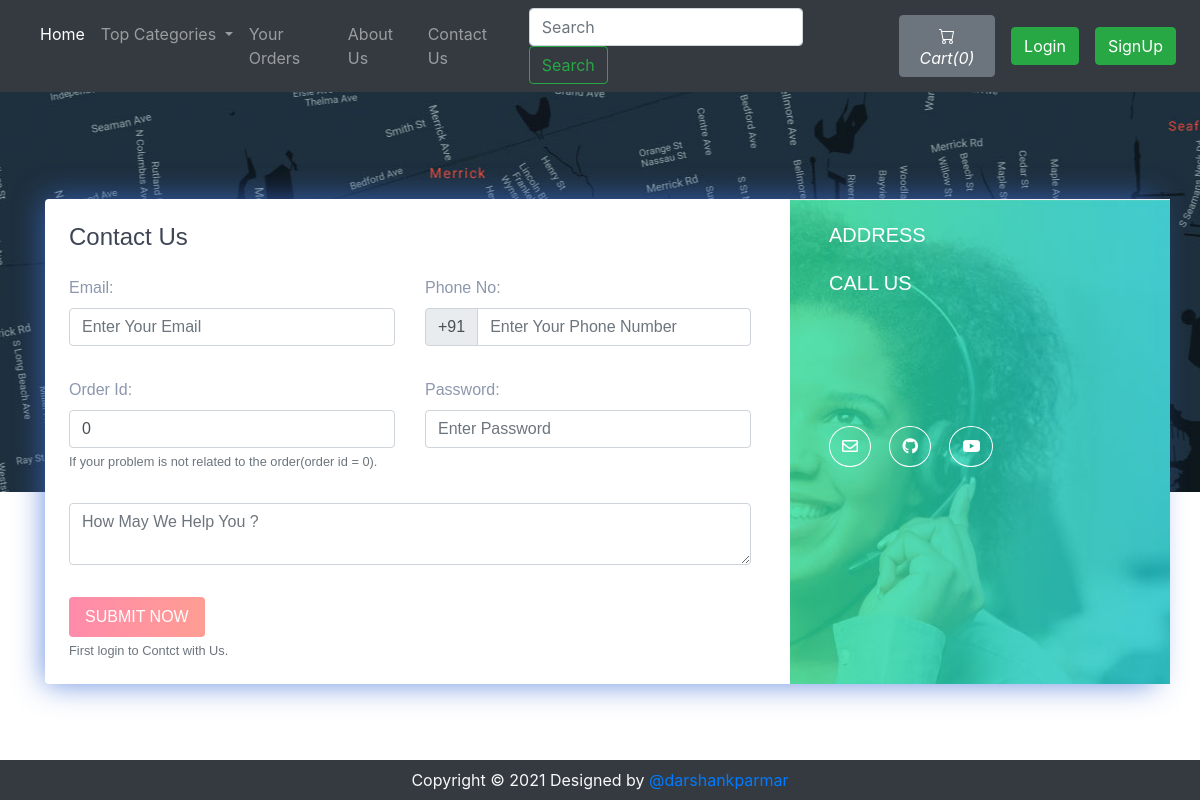
Page /contact.php on the earlier database version.
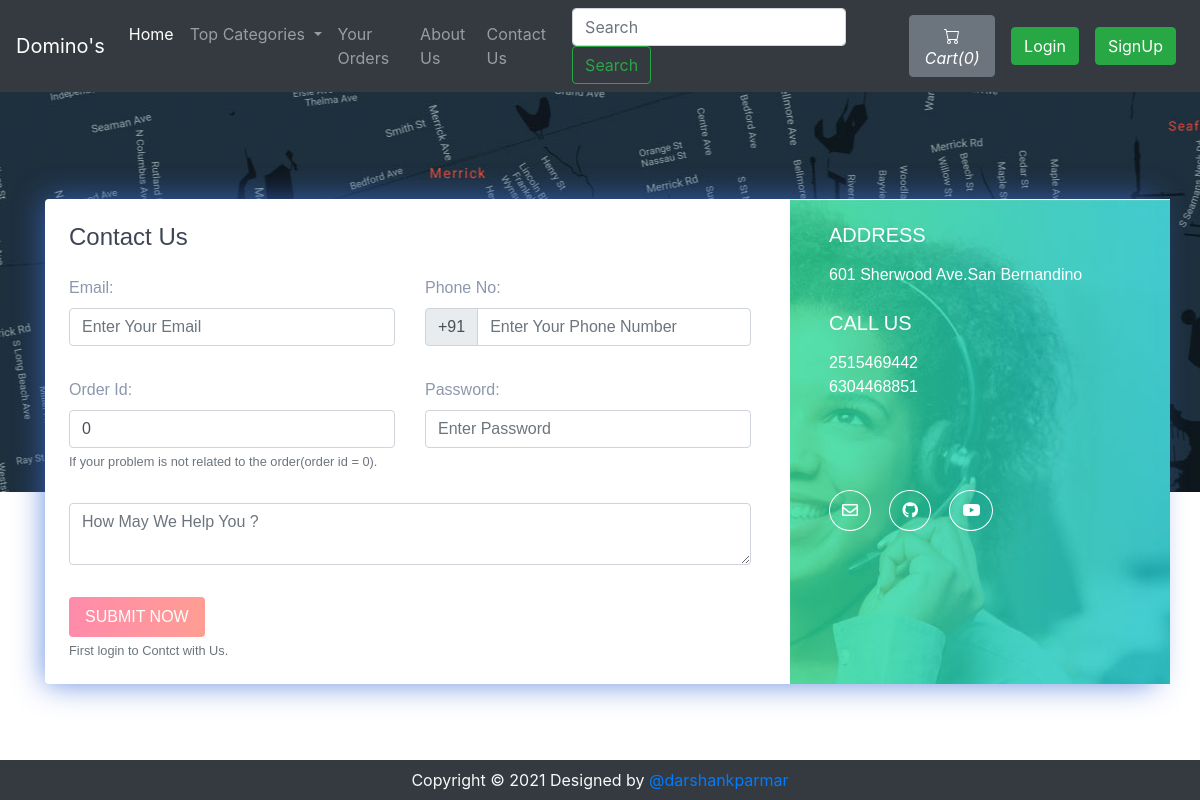
Same page on the later database version.
### tables this page shows
CREATE TABLE `sitedetail` (
  `tempId` int(11) NOT NULL,
  `systemName` varchar(21) NOT NULL,
  `email` varchar(35) NOT NULL,
  `contact1` bigint(21) NOT NULL,
  `contact2` bigint(21) DEFAULT NULL COMMENT 'Optional',
  `address` text NOT NULL,
  `dateTime` datetime NOT NULL DEFAULT current_timestamp()
);

### contact.php (the view, shortened to what the changed rows need)
<!doctype html>
<html lang="en">
  <head>
    <link rel="stylesheet" href="https://stackpath.bootstrapcdn.com/bootstrap/4.5.0/css/bootstrap.min.css">
    <link rel="stylesheet" href="https://use.fontawesome.com/releases/v5.8.2/css/all.css">
  </head>
  <body>
  <?php include 'partials/_dbconnect.php';?>
  <?php include 'partials/_nav.php';?>
      <div class="contact2" style="background-image:url(img/map.jpg);height: 400px;" id="contact">
        <div class="container">
          <div class="row contact-container">
            <div class="col-lg-12">
              <div class="card card-shadow border-0 mb-4">
                <div class="row">
                  <?php
                    $sql = "SELECT * FROM `sitedetail`";
                    $result = mysqli_query($conn, $sql);
                    $row = mysqli_fetch_assoc($result);
                    $address = $row['address'];
                    $email = $row['email'];
                    $contact1 = $row['contact1'];
                    $contact2 = $row['contact2'];
                    echo '<div class="col-lg-4 bg-image" style="background-image:url(img/contact.jpg)">
                          <div class="detail-box p-4">
                            <h5 class="text-white font-weight-light mb-3">ADDRESS</h5>
                            <p class="text-white op-7">' .$address. '</p>
                            <h5 class="text-white font-weight-light mb-3 mt-4">CALL US</h5>
                            <p class="text-white op-7">' .$contact1. '
                              <br> ' .$contact2. '</p>
                            <div class="round-social light">
                              <a href="https://mail.google.com/mail/?view=cm&fs=1&tf=1&to=' .$email. '" class="ml-0 text-decoration-none text-white border border-white rounded-circle" target="_blank"><i class="far fa-envelope"></i></a>
                              <a href="https://github.com/darshankparmar" class="text-decoration-none text-white border border-white rounded-circle" target="_blank"><i class="fab fa-github"></i></i></a>
                              <a href="https://youtube.com/" class="text-decoration-none text-white border border-white rounded-circle" target="_blank"><i class="fab fa-youtube"></i></a>
                            </div>
                          </div>
                        </div>';
                  ?>
                </div>
              </div>
            </div>
          </div>
        </div>
      </div>
  </body>
</html>

### partials/_nav.php (shortened to what the changed rows need)
<?php
if(isset($_SESSION['loggedin']) && $_SESSION['loggedin']==true){
  $loggedin= true;
  $userId = $_SESSION['userId'];
  $username = $_SESSION['username'];
}
else{
  $loggedin = false;
  $userId = 0;
}
$sql = "SELECT * FROM `sitedetail`";
$result = mysqli_query($conn, $sql);
$row = mysqli_fetch_assoc($result);
$systemName = $row['systemName'];
echo '<nav class="navbar navbar-expand-lg navbar-dark bg-dark">
      <a class="navbar-brand" href="index.php">'.$systemName.'</a>
      <button class="navbar-toggler" type="button" data-toggle="collapse" data-target="#navbarSupportedContent" aria-controls="navbarSupportedContent" aria-expanded="false" aria-label="Toggle navigation">
        <span class="navbar-toggler-icon"></span>
      </button>
      <div class="collapse navbar-collapse" id="navbarSupportedContent">
        <ul class="navbar-nav mr-auto">
          <li class="nav-item active">
            <a class="nav-link" href="index.php">Home <span class="sr-only">(current)</span></a>
          </li>
          <li class="nav-item dropdown">
            <a class="nav-link dropdown-toggle" href="#" id="navbarDropdown" role="button" data-toggle="dropdown" aria-haspopup="true" aria-expanded="false">
              Top Categories
            </a>
            <div class="dropdown-menu" aria-labelledby="navbarDropdown">';
            echo '</div>
          </li>
          <li class="nav-item">
            <a class="nav-link" href="viewOrder.php">Your Orders</a>
          </li>
          <li class="nav-item">
            <a class="nav-link" href="about.php">About Us</a>
          </li>
          <li class="nav-item">
            <a class="nav-link" href="contact.php">Contact Us</a>
          </li>
        </ul>
        <form method="get" action="/OnlinePizzaDelivery/search.php" class="form-inline my-2 my-lg-0 mx-3">
          <input class="form-control mr-sm-2" type="search" name="search" id="search" placeholder="Search" aria-label="Search" required>
          <button class="btn btn-outline-success my-2 my-sm-0" type="submit">Search</button>
        </form>';
        $countsql = "SELECT SUM(`itemQuantity`) FROM `viewcart` WHERE `userId`=$userId";
        $countresult = mysqli_query($conn, $countsql);
        $countrow = mysqli_fetch_assoc($countresult);
        $count = $countrow['SUM(`itemQuantity`)'];
        if(!$count) {
          $count = 0;
        }
        echo '<a href="viewCart.php"><button type="button" class="btn btn-secondary mx-2" title="MyCart">
          <svg xmlns="img/cart.svg" width="16" height="16" fill="currentColor" class="bi bi-cart" viewBox="0 0 16 16">
            <path d="M0 1.5A.5.5 0 0 1 .5 1H2a.5.5 0 0 1 .485.379L2.89 3H14.5a.5.5 0 0 1 .491.592l-1.5 8A.5.5 0 0 1 13 12H4a.5.5 0 0 1-.491-.408L2.01 3.607 1.61 2H.5a.5.5 0 0 1-.5-.5zM3.102 4l1.313 7h8.17l1.313-7H3.102zM5 12a2 2 0 1 0 0 4 2 2 0 0 0 0-4zm7 0a2 2 0 1 0 0 4 2 2 0 0 0 0-4zm-7 1a1 1 0 1 1 0 2 1 1 0 0 1 0-2zm7 0a1 1 0 1 1 0 2 1 1 0 0 1 0-2z"/>
          </svg>
          <i class="bi bi-cart">Cart(' .$count. ')</i>
        </button></a>';
        if($loggedin){
          echo '<ul class="navbar-nav mr-2">
            <li class="nav-item dropdown">
              <a class="nav-link dropdown-toggle" href="#" id="navbarDropdown" role="button" data-toggle="dropdown"> Welcome ' .$username. '</a>
              <div class="dropdown-menu" aria-labelledby="navbarDropdown">
                <a class="dropdown-item" href="partials/_logout.php">Logout</a>
              </div>
            </li>
          </ul>
          <div class="text-center image-size-small position-relative">
            <a href="viewProfile.php"><img src="img/person-' .$userId. '.jpg" class="rounded-circle" onError="this.src = \'img/profilePic.jpg\'" style="width:40px; height:40px"></a>
          </div>';
        }
        else {
          echo '
          <button type="button" class="btn btn-success mx-2"  data-toggle="modal" data-target="#loginModal">Login</button>
          <button type="button" class="btn btn-success mx-2"  data-toggle="modal" data-target="#signupModal">SignUp</button>';
        }
  echo '</div>
    </nav>';
?>

Differences in the rows shown:
added sitedetail: systemName "Domino's", address "601 Sherwood Ave.San Bernandino", contact1 "2515469442", contact2 "6304468851"
